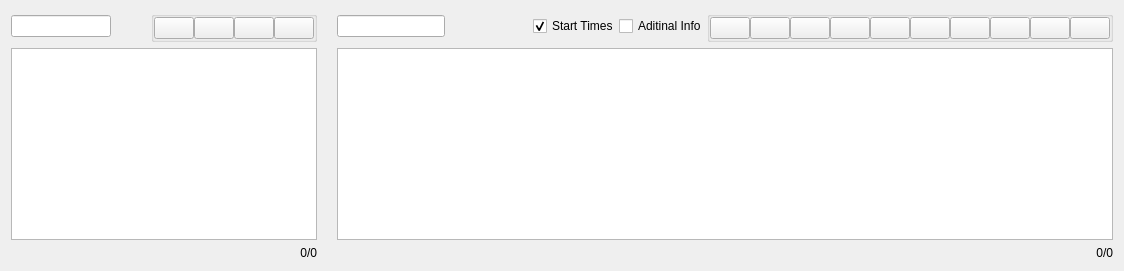
      <widget class="QWidget" name="tabRuns_Times">
       <attribute name="title">
        <string>Runs#Times</string>
       </attribute>
       <layout class="QGridLayout" name="gridLayout">
        <property name="horizontalSpacing">
         <number>0</number>
        </property>
        <item row="1" column="0" colspan="3">
         <widget class="QTreeView" name="RunsProxyView">
          <property name="sizePolicy">
           <sizepolicy hsizetype="Expanding" vsizetype="Expanding">
            <horstretch>1</horstretch>
            <verstretch>0</verstretch>
           </sizepolicy>
          </property>
         </widget>
        </item>
        <item row="0" column="5">
         <widget class="QLineEdit" name="TimesFilterLineEdit">
          <property name="sizePolicy">
           <sizepolicy hsizetype="Fixed" vsizetype="Fixed">
            <horstretch>0</horstretch>
            <verstretch>0</verstretch>
           </sizepolicy>
          </property>
         </widget>
        </item>
        <item row="0" column="6">
         <widget class="QPushButton" name="TimesFilterClear">
          <property name="sizePolicy">
           <sizepolicy hsizetype="Fixed" vsizetype="Fixed">
            <horstretch>0</horstretch>
            <verstretch>0</verstretch>
           </sizepolicy>
          </property>
          <property name="text">
           <string/>
          </property>
          <property name="icon">
           <iconset>
            <normaloff>gui/icons/mail-delete.png</normaloff>gui/icons/mail-delete.png</iconset>
          </property>
          <property name="flat">
           <bool>true</bool>
          </property>
         </widget>
        </item>
        <item row="0" column="10">
         <widget class="QGroupBox" name="groupBox_3">
          <property name="sizePolicy">
           <sizepolicy hsizetype="Fixed" vsizetype="Preferred">
            <horstretch>0</horstretch>
            <verstretch>0</verstretch>
           </sizepolicy>
          </property>
          <property name="title">
           <string/>
          </property>
          <layout class="QHBoxLayout" name="horizontalLayout_3">
           <property name="spacing">
            <number>0</number>
           </property>
           <property name="margin">
            <number>0</number>
           </property>
           <item>
            <widget class="QPushButton" name="TimesAdd">
             <property name="sizePolicy">
              <sizepolicy hsizetype="Fixed" vsizetype="Fixed">
               <horstretch>0</horstretch>
               <verstretch>0</verstretch>
              </sizepolicy>
             </property>
             <property name="text">
              <string/>
             </property>
             <property name="icon">
              <iconset>
               <normaloff>gui/icons/list-add.png</normaloff>gui/icons/list-add.png</iconset>
             </property>
             <property name="iconSize">
              <size>
               <width>24</width>
               <height>24</height>
              </size>
             </property>
             <property name="autoDefault">
              <bool>false</bool>
             </property>
             <property name="default">
              <bool>false</bool>
             </property>
            </widget>
           </item>
           <item>
            <widget class="QPushButton" name="TimesRemove">
             <property name="sizePolicy">
              <sizepolicy hsizetype="Fixed" vsizetype="Fixed">
               <horstretch>0</horstretch>
               <verstretch>0</verstretch>
              </sizepolicy>
             </property>
             <property name="text">
              <string/>
             </property>
             <property name="icon">
              <iconset>
               <normaloff>gui/icons/list-remove.png</normaloff>gui/icons/list-remove.png</iconset>
             </property>
             <property name="iconSize">
              <size>
               <width>24</width>
               <height>24</height>
              </size>
             </property>
            </widget>
           </item>
           <item>
            <widget class="QPushButton" name="TimesAddHw">
             <property name="text">
              <string/>
             </property>
             <property name="icon">
              <iconset>
               <normaloff>gui/icons/list-add-hw.png</normaloff>gui/icons/list-add-hw.png</iconset>
             </property>
             <property name="iconSize">
              <size>
               <width>24</width>
               <height>24</height>
              </size>
             </property>
            </widget>
           </item>
           <item>
            <widget class="QPushButton" name="TimesRemoveHw">
             <property name="sizePolicy">
              <sizepolicy hsizetype="Fixed" vsizetype="Fixed">
               <horstretch>0</horstretch>
               <verstretch>0</verstretch>
              </sizepolicy>
             </property>
             <property name="text">
              <string/>
             </property>
             <property name="icon">
              <iconset>
               <normaloff>gui/icons/list-remove-hw.png</normaloff>gui/icons/list-remove-hw.png</iconset>
             </property>
             <property name="iconSize">
              <size>
               <width>24</width>
               <height>24</height>
              </size>
             </property>
             <property name="shortcut">
              <string/>
             </property>
            </widget>
           </item>
           <item>
            <widget class="QPushButton" name="TimesDbImport">
             <property name="enabled">
              <bool>true</bool>
             </property>
             <property name="sizePolicy">
              <sizepolicy hsizetype="Fixed" vsizetype="Fixed">
               <horstretch>0</horstretch>
               <verstretch>0</verstretch>
              </sizepolicy>
             </property>
             <property name="toolTip">
              <string>Import Times (database format)</string>
             </property>
             <property name="text">
              <string/>
             </property>
             <property name="icon">
              <iconset>
               <normaloff>gui/icons/import_db.png</normaloff>gui/icons/import_db.png</iconset>
             </property>
             <property name="iconSize">
              <size>
               <width>24</width>
               <height>24</height>
              </size>
             </property>
            </widget>
           </item>
           <item>
            <widget class="QPushButton" name="TimesDbExport">
             <property name="sizePolicy">
              <sizepolicy hsizetype="Fixed" vsizetype="Fixed">
               <horstretch>0</horstretch>
               <verstretch>0</verstretch>
              </sizepolicy>
             </property>
             <property name="toolTip">
              <string>Export Times (database format)</string>
             </property>
             <property name="text">
              <string/>
             </property>
             <property name="icon">
              <iconset>
               <normaloff>gui/icons/export_db.png</normaloff>gui/icons/export_db.png</iconset>
             </property>
             <property name="iconSize">
              <size>
               <width>24</width>
               <height>24</height>
              </size>
             </property>
            </widget>
           </item>
           <item>
            <widget class="QPushButton" name="TimesExport">
             <property name="sizePolicy">
              <sizepolicy hsizetype="Fixed" vsizetype="Fixed">
               <horstretch>0</horstretch>
               <verstretch>0</verstretch>
              </sizepolicy>
             </property>
             <property name="toolTip">
              <string>Export Times</string>
             </property>
             <property name="text">
              <string/>
             </property>
             <property name="icon">
              <iconset>
               <normaloff>gui/icons/export.png</normaloff>gui/icons/export.png</iconset>
             </property>
             <property name="iconSize">
              <size>
               <width>24</width>
               <height>24</height>
              </size>
             </property>
            </widget>
           </item>
           <item>
            <widget class="QPushButton" name="TimesWwwExport">
             <property name="sizePolicy">
              <sizepolicy hsizetype="Fixed" vsizetype="Fixed">
               <horstretch>0</horstretch>
               <verstretch>0</verstretch>
              </sizepolicy>
             </property>
             <property name="toolTip">
              <string>Export WWW</string>
             </property>
             <property name="text">
              <string/>
             </property>
             <property name="icon">
              <iconset>
               <normaloff>gui/icons/internet-web-browser.png</normaloff>gui/icons/internet-web-browser.png</iconset>
             </property>
             <property name="iconSize">
              <size>
               <width>24</width>
               <height>24</height>
              </size>
             </property>
            </widget>
           </item>
           <item>
            <widget class="QPushButton" name="TimesRecalculate">
             <property name="sizePolicy">
              <sizepolicy hsizetype="Fixed" vsizetype="Fixed">
               <horstretch>0</horstretch>
               <verstretch>0</verstretch>
              </sizepolicy>
             </property>
             <property name="text">
              <string/>
             </property>
             <property name="icon">
              <iconset>
               <normaloff>gui/icons/view-refresh_red.png</normaloff>gui/icons/view-refresh_red.png</iconset>
             </property>
             <property name="iconSize">
              <size>
               <width>24</width>
               <height>24</height>
              </size>
             </property>
            </widget>
           </item>
           <item>
            <widget class="QPushButton" name="TimesDelete">
             <property name="sizePolicy">
              <sizepolicy hsizetype="Fixed" vsizetype="Fixed">
               <horstretch>0</horstretch>
               <verstretch>0</verstretch>
              </sizepolicy>
             </property>
             <property name="text">
              <string/>
             </property>
             <property name="icon">
              <iconset>
               <normaloff>gui/icons/emptytrash.png</normaloff>gui/icons/emptytrash.png</iconset>
             </property>
             <property name="iconSize">
              <size>
               <width>24</width>
               <height>24</height>
              </size>
             </property>
            </widget>
           </item>
          </layout>
         </widget>
        </item>
        <item row="1" column="5" colspan="6">
         <widget class="QTreeView" name="TimesProxyView">
          <property name="sizePolicy">
           <sizepolicy hsizetype="Expanding" vsizetype="Expanding">
            <horstretch>4</horstretch>
            <verstretch>0</verstretch>
           </sizepolicy>
          </property>
         </widget>
        </item>
        <item row="0" column="8">
         <widget class="QCheckBox" name="timesShowStartTimes">
          <property name="sizePolicy">
           <sizepolicy hsizetype="Fixed" vsizetype="Fixed">
            <horstretch>0</horstretch>
            <verstretch>0</verstretch>
           </sizepolicy>
          </property>
          <property name="text">
           <string>Start Times</string>
          </property>
          <property name="checked">
           <bool>true</bool>
          </property>
         </widget>
        </item>
        <item row="2" column="10">
         <widget class="QLabel" name="timesCounter">
          <property name="text">
           <string>0/0</string>
          </property>
          <property name="alignment">
           <set>Qt::AlignRight|Qt::AlignTrailing|Qt::AlignVCenter</set>
          </property>
         </widget>
        </item>
        <item row="0" column="4">
         <spacer name="horizontalSpacer_3">
          <property name="orientation">
           <enum>Qt::Horizontal</enum>
          </property>
          <property name="sizeType">
           <enum>QSizePolicy::Fixed</enum>
          </property>
          <property name="sizeHint" stdset="0">
           <size>
            <width>20</width>
            <height>20</height>
           </size>
          </property>
         </spacer>
        </item>
        <item row="0" column="7">
         <spacer name="horizontalSpacer">
          <property name="orientation">
           <enum>Qt::Horizontal</enum>
          </property>
          <property name="sizeType">
           <enum>QSizePolicy::Preferred</enum>
          </property>
          <property name="sizeHint" stdset="0">
           <size>
            <width>40</width>
            <height>20</height>
           </size>
          </property>
         </spacer>
        </item>
        <item row="0" column="9">
         <widget class="QCheckBox" name="timesShowAdditionalInfo">
          <property name="sizePolicy">
           <sizepolicy hsizetype="Fixed" vsizetype="Fixed">
            <horstretch>0</horstretch>
            <verstretch>0</verstretch>
           </sizepolicy>
          </property>
          <property name="text">
           <string>Aditinal Info</string>
          </property>
         </widget>
        </item>
        <item row="0" column="2">
         <widget class="QGroupBox" name="groupBox_2">
          <property name="sizePolicy">
           <sizepolicy hsizetype="Fixed" vsizetype="Preferred">
            <horstretch>0</horstretch>
            <verstretch>0</verstretch>
           </sizepolicy>
          </property>
          <property name="title">
           <string/>
          </property>
          <layout class="QHBoxLayout" name="horizontalLayout_2">
           <property name="spacing">
            <number>0</number>
           </property>
           <property name="margin">
            <number>0</number>
           </property>
           <item>
            <widget class="QPushButton" name="RunsAdd">
             <property name="sizePolicy">
              <sizepolicy hsizetype="Fixed" vsizetype="Fixed">
               <horstretch>0</horstretch>
               <verstretch>0</verstretch>
              </sizepolicy>
             </property>
             <property name="text">
              <string/>
             </property>
             <property name="icon">
              <iconset>
               <normaloff>gui/icons/list-add.png</normaloff>gui/icons/list-add.png</iconset>
             </property>
             <property name="iconSize">
              <size>
               <width>24</width>
               <height>24</height>
              </size>
             </property>
             <property name="autoDefault">
              <bool>false</bool>
             </property>
             <property name="default">
              <bool>false</bool>
             </property>
            </widget>
           </item>
           <item>
            <widget class="QPushButton" name="RunsRemove">
             <property name="sizePolicy">
              <sizepolicy hsizetype="Fixed" vsizetype="Fixed">
               <horstretch>0</horstretch>
               <verstretch>0</verstretch>
              </sizepolicy>
             </property>
             <property name="text">
              <string/>
             </property>
             <property name="icon">
              <iconset>
               <normaloff>gui/icons/list-remove.png</normaloff>gui/icons/list-remove.png</iconset>
             </property>
             <property name="iconSize">
              <size>
               <width>24</width>
               <height>24</height>
              </size>
             </property>
            </widget>
           </item>
           <item>
            <widget class="QPushButton" name="RunsExport">
             <property name="sizePolicy">
              <sizepolicy hsizetype="Fixed" vsizetype="Fixed">
               <horstretch>0</horstretch>
               <verstretch>0</verstretch>
              </sizepolicy>
             </property>
             <property name="text">
              <string/>
             </property>
             <property name="icon">
              <iconset>
               <normaloff>gui/icons/export.png</normaloff>gui/icons/export.png</iconset>
             </property>
             <property name="iconSize">
              <size>
               <width>24</width>
               <height>24</height>
              </size>
             </property>
            </widget>
           </item>
           <item>
            <widget class="QPushButton" name="RunsDelete">
             <property name="sizePolicy">
              <sizepolicy hsizetype="Fixed" vsizetype="Fixed">
               <horstretch>0</horstretch>
               <verstretch>0</verstretch>
              </sizepolicy>
             </property>
             <property name="text">
              <string/>
             </property>
             <property name="icon">
              <iconset>
               <normaloff>gui/icons/emptytrash.png</normaloff>gui/icons/emptytrash.png</iconset>
             </property>
             <property name="iconSize">
              <size>
               <width>24</width>
               <height>24</height>
              </size>
             </property>
            </widget>
           </item>
          </layout>
         </widget>
        </item>
        <item row="2" column="2">
         <widget class="QLabel" name="runsCounter">
          <property name="layoutDirection">
           <enum>Qt::LeftToRight</enum>
          </property>
          <property name="text">
           <string>0/0</string>
          </property>
          <property name="alignment">
           <set>Qt::AlignRight|Qt::AlignTrailing|Qt::AlignVCenter</set>
          </property>
         </widget>
        </item>
        <item row="0" column="1">
         <widget class="QPushButton" name="RunsFilterClear">
          <property name="sizePolicy">
           <sizepolicy hsizetype="Fixed" vsizetype="Fixed">
            <horstretch>0</horstretch>
            <verstretch>0</verstretch>
           </sizepolicy>
          </property>
          <property name="text">
           <string/>
          </property>
          <property name="icon">
           <iconset>
            <normaloff>gui/icons/mail-delete.png</normaloff>gui/icons/mail-delete.png</iconset>
          </property>
          <property name="flat">
           <bool>true</bool>
          </property>
         </widget>
        </item>
        <item row="0" column="0">
         <widget class="QLineEdit" name="RunsFilterLineEdit">
          <property name="sizePolicy">
           <sizepolicy hsizetype="Expanding" vsizetype="Fixed">
            <horstretch>0</horstretch>
            <verstretch>0</verstretch>
           </sizepolicy>
          </property>
          <property name="minimumSize">
           <size>
            <width>100</width>
            <height>0</height>
           </size>
          </property>
          <property name="dragEnabled">
           <bool>false</bool>
          </property>
         </widget>
        </item>
       </layout>
      </widget>
